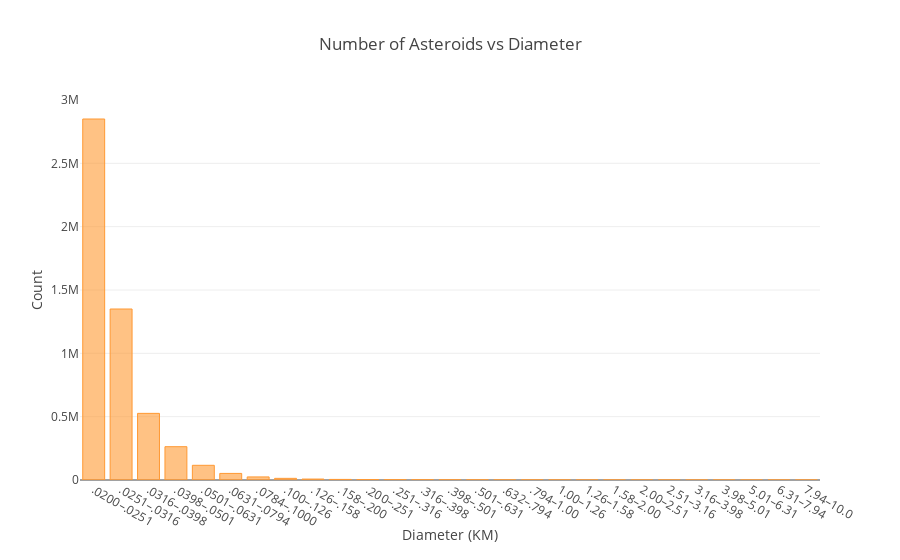

The cell this chart's notebook holds for it:
### Markdown cell above
### Number of Asteroid in Each Category

### Code cell
df.set_index('range_diameter')['number'].iplot(kind='bar',
                                                      layout=dict(yaxis=dict(title='Count'),
                                                                 xaxis=dict(title='Diameter (KM)'),
                                                      title="Number of Asteroids vs Diameter"))

### Figure 1 — Plotly figure (JSON) as saved in the notebook; plotly's stock layout.template omitted (floating-point values rounded to 4 significant figures)
{"data": [{"marker": {"color": "rgba(255, 153, 51, 0.6)", "line": {"color": "rgba(255, 153, 51, 1.0)", "width": 1}}, "name": "number", "orientation": "v", "text": "", "type": "bar", "uid": "0703da62-c41e-4795-9b9f-e5ab665311e7", "x": [".0200–.0251", ".0251–.0316", ".0316–.0398", ".0398–.0501", ".0501–.0631", ".0631–.0794", ".0784–.1000", ".100–.126", ".126–.158", ".158–.200", ".200–.251", ".251–.316", ".316–.398", ".398–.501", ".501–.631", ".632–.794", ".794–1.00", "1.00–1.26", "1.26–1.58", "1.58–2.00", "2.00–2.51", "2.51–3.16", "3.16–3.98", "3.98–5.01", "5.01–6.31", "6.31–7.94", "7.94–10.0"], "y": [2850000, 1350000, 526000, 263000, 116000, 52000, 24200, 13000, 7490, 4680, 3380, 2460, 1780, 1380, 1010, 744, 528, 308, 233, 161, 99.4, 55.5, 36.8, 20.4, 12.2, 2.03, 2.02]}], "layout": {"title": {"text": "Number of Asteroids vs Diameter"}, "xaxis": {"title": {"text": "Diameter (KM)"}}, "yaxis": {"title": {"text": "Count"}}}}
